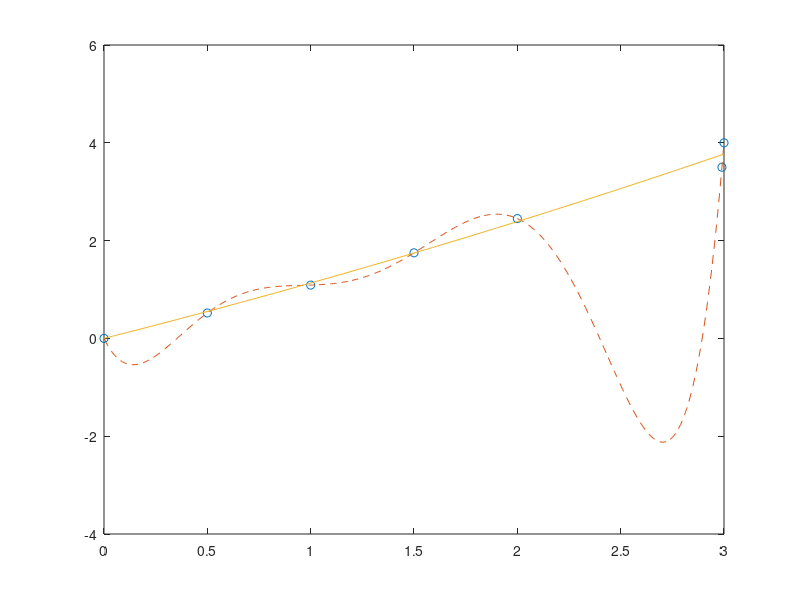

Reproduce this figure in MATLAB.
clear
%mk metod
x=[0; 0.5; 1; 1.5; 2; 2.99; 3];
y=[0; 0.52; 1.09; 1.75; 2.45; 3.5; 4];

A=[ x x.^2];
B = A' *A;
C =  A' * y;

d=B\C; 

coeff1=d(1); 
coeff2=d(2);

n=length(x);
e=norm(A*d-y)/sqrt(n);

xmq = 0:1/100:3;
ymq = coeff2*(xmq.^2) + coeff1*xmq  ;

 %Polynominterpolation
x = [0, 0.5, 1, 1.5, 2, 2.99, 3];
y = [0, 0.52, 1.09, 1.75, 2.45, 3.5, 4.0];
p = polyfit(x,y,6);
f = @(x) polyval(p,x);

a =min(x):1/100:max(x);

plot(x,y,'o',a,f(a),'--', xmq,ymq,'-');
